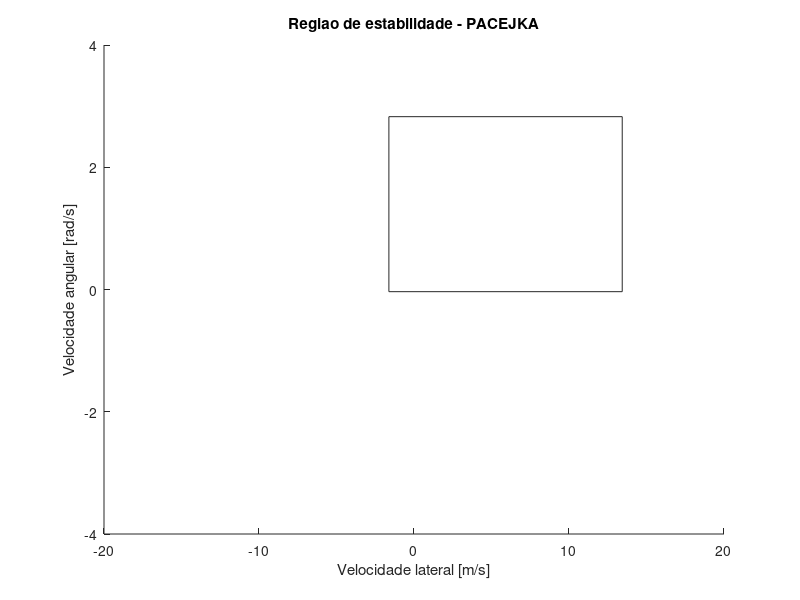

Here is the MATLAB script that generated this plot: (Note: this script raises an error after producing the figure.)
clear,clc
%% Descrição
% Este script tem como objetivo gerar novamente os gráficos da região de
% estabilidade

%% Definindo a figura e configurando

figure(1) % Inicializando a figura
hold on % objetos inseridos são adicionados

%% Primeira região

load('regiaoresultadoslp_2015_09_09(1)') % carregando as variáveis

contour(Xlp,Ylp,Zlp,0.5,'g') % Contorno da primeira região

%% Segunda região

% carregando as variáveis do outro
load('regiaoresultadoslp_2015_09_09(2)') % carregando as variáveis

contour(Xlp,Ylp,Zlp,0.5,'r') % Contorno da primeira região


%% Acrescentando os detalhes do gráfico

title('Regiao de estabilidade - PACEJKA')
xlabel('Velocidade lateral [m/s]')
ylabel('Velocidade angular [rad/s]')
legend('a=1.37 b=1.86','a=1.86 b=1.37','Location','NorthWest')

